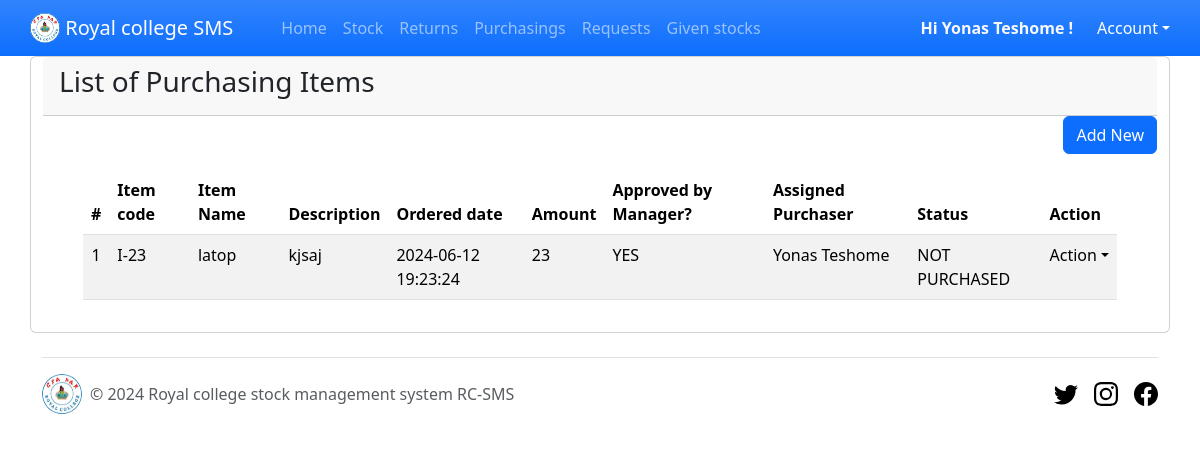
The app's page /storkeeperPages/storePurchasing.php (signed in) with its own data.
### tables this page shows
CREATE TABLE `purchasing` (
  `id` int(11) NOT NULL,
  `code` text NOT NULL,
  `name` text NOT NULL,
  `description` text NOT NULL,
  `issuedate` text DEFAULT NULL,
  `purdate` text DEFAULT NULL,
  `expdate` text DEFAULT NULL,
  `amount` text NOT NULL,
  `appByManager` tinyint(1) NOT NULL,
  `appByStore` tinyint(1) NOT NULL,
  `Purchased` tinyint(1) NOT NULL,
  `purchaser` int(11) DEFAULT NULL
);

### storkeeperPages/storePurchasing.php (the view, shortened to what this page needs)
<?php
$conn = mysqli_connect('localhost','root','','rc_sms_db');
?>
<!DOCTYPE html>
<html lang="en">
<head>
     <link rel="stylesheet" href="../css/bootstrap.min.css">
</head>
<body>
    <?php @include('./header.php');?>
    <div  class="container card card-outline card-primary">
	<div style="align-content: center;" class="card-header ">
		<h3 style="align-self: center;" class="card-title">List of Purchasing Items</h3>
	</div>
    <div  class="card-tools" style="align-self: flex-end;">
			<a href="./addingNewPurch.php" style="align-self: flex-end;" class="btn btn-flat btn-primary"><span class="fas fa-plus"></span>  Add New</a>
		</div>
	<div class="card-body">
		<div class="container-fluid">
        <div class="container-fluid">
			<table class="table table-hover table-striped">
				<thead>
					<tr>
						<th>#</th>
						<th>Item code</th>
						<th>Item Name</th>
                  <th>Description</th>
                  <th>Ordered date</th>
						<th>Amount</th>
						<th>Approved by Manager?</th>
						<th>Assigned Purchaser</th>
						<th>Status</th>
						<th>Action</th>
					</tr>
				</thead>
				<tbody>
				<?php
    $i = 1;
    $qry = $conn->query("
        SELECT
            purchasing.*,
            COALESCE(CONCAT(user.firstname, ' ', user.lastname), 'NOT ASSIGNED') AS pname
        FROM
            purchasing
        LEFT JOIN
            user ON purchasing.purchaser = user.id;
    ");
    if($qry->num_rows > 0){
        while($row = $qry->fetch_assoc()):
?>
            <tr>
                <td class="text-center"><?php echo $i++; ?></td>
                <td><?php echo $row['code'] ?></td>
                <td><p class="m-0 truncate-1"><?php echo $row['name'] ?></p></td>
                <td><p class="m-0"><?php echo $row['description'] ?></p></td>
                <td><p class="m-0"><?php echo $row['issuedate'] ?></p></td>
                <td><p class="m-0"><?php echo $row['amount'] ?></p></td>
                <td><p class="m-0"><?php echo $row['appByManager'] == 0 ? 'NO' : 'YES'; ?></p></td>
                <td><p class="m-0"><?php echo $row['pname'] == '' ? 'NOT ASSIGNED' : $row['pname']; ?></p></td>
                <td><p class="m-0"><?php echo $row['Purchased'] == 0 ? 'NOT PURCHASED' : 'PURCHASED'; ?></p></td>
                <td>
                    <div class="nav-item dropdown">
                        <a class="nav-link dropdown-toggle" href="#" data-bs-toggle="dropdown" aria-expanded="false">Action</a>
                    </div>
                </td>
            </tr>
<?php
        endwhile;
    } else {
        echo '<h2>Sorry, No Available stock!<h2/>';
    }
?>
				</tbody>
			</table>
		</div>
		</div>
	</div>
</div>
<?php @include('../footer.php');?>
</body>
</html>

### records on screen
purchasing: code "I-23", name "latop", description "kjsaj", issuedate "2024-06-12 19:23:24", amount "23", appByManager "YES", pname "Yonas Teshome", Purchased "NOT PURCHASED"

### other values on screen
$_SESSION['fname'] "Yonas"
$_SESSION['lname'] "Teshome"
